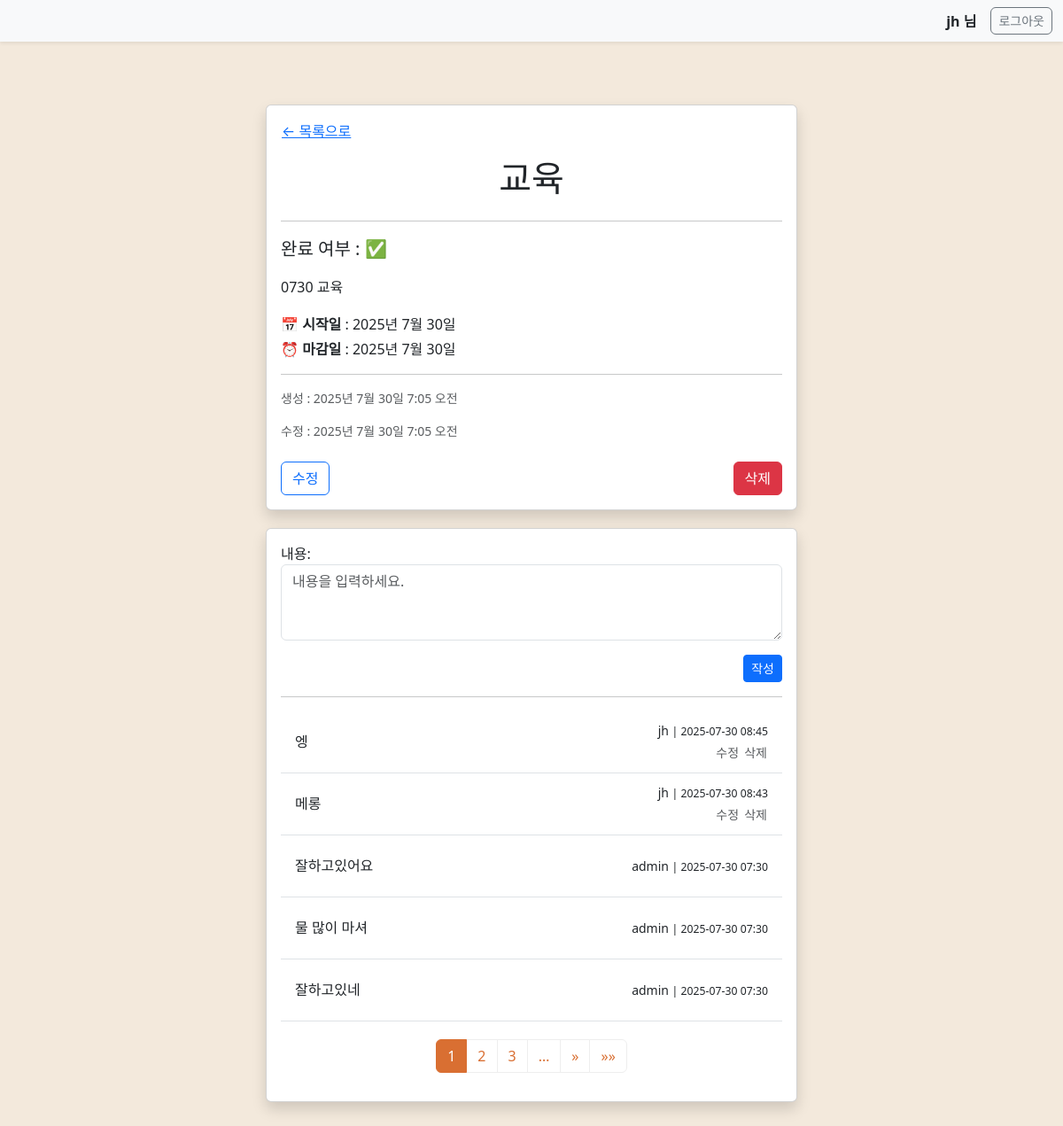
/cbv/todo/74/ (signed in), run on the app's committed database.
### todo/models.py (models this page shows, shortened)
class Todo(models.Model):
    title = models.CharField('제목',max_length=50)
    description = models.TextField('설명')
    start_date = models.DateField('시작일')
    end_date = models.DateField('마감일')
    is_completed = models.BooleanField('완료 여부',default=False)
    author = models.ForeignKey(User, on_delete=models.CASCADE)
    created_at = models.DateTimeField('생성 시간',auto_now_add=True)
    updated_at = models.DateTimeField('수정 시간',auto_now=True)
    class Meta :
        verbose_name = 'Todo'
        verbose_name_plural = 'Todo 목록'

class Comment(models.Model) :
    todo = models.ForeignKey(Todo, on_delete=models.CASCADE, related_name='comments')
    user = models.ForeignKey(User, on_delete=models.CASCADE, related_name='comments')
    message = models.TextField(max_length=200)
    created_at = models.DateTimeField(auto_now_add=True)
    updated_at = models.DateTimeField(auto_now=True)
    class Meta:
        verbose_name = '댓글'
        verbose_name_plural = '댓글 목록'
        ordering = ['-created_at', 'id']

### todo/cb_views.py (the view)
# urls.py: path('todo/<int:pk>/', TodoDetailView.as_view(), name='cbv_todo_info'),
class TodoDetailView(LoginRequiredMixin, DetailView):
    model = Todo
    template_name = 'todo_info.html'
    def get_object(self, queryset=None):
        self.object = super().get_object(queryset)
        if self.object.author != self.request.user and not self.request.user.is_superuser :
            raise Http404
        return self.object
    def get_context_data(self, **kwargs):
        context = super().get_context_data(**kwargs)
        context['dict'] = self.object.__dict__
        context['comment_form'] = CommentForm()
        comment = self.object.comments.all().select_related('user')
        paginator = Paginator(comment, 5)
        page_number = self.request.GET.get('page')
        page_obj = paginator.get_page(page_number)
        context['page_obj'] = page_obj
        return context

### todo/forms.py
class CommentForm(forms.ModelForm):
    class Meta:
        model = Comment
        fields = ('message',)
        labels = {
            'message' : '내용'
        }
        widgets = {
            'message' : forms.Textarea(attrs={
                'rows' : '3',
                'cols' : '20',
                'class' : 'form-control',
                'placeholder' : '내용을 입력하세요.'
            })
        }

### templates/todo_info.html (shortened to what this page needs)
{% extends 'base.html' %}
{% load static %}
{% block content %}
<div class="container my-5">
    <div class="card shadow mx-auto" style="max-width: 600px;">
        <div class="card-body">
            <a href="{% url 'cbv_todo_list' %}" class="btn btn-link p-0 mb-3">← 목록으로</a>
            <h1 class="card-title text-center mb-4">{{ dict.title }}</h1>
            <hr>
            <p class="fs-5 mb-3">
                완료 여부 :
                {% if dict.is_completed %}
                    ✅️
                {% else %}
                    ☐
                {% endif %}
            </p>
            <p class="mb-3" style="line-height: 1.6;">{{ dict.description }}</p>
            <p class="mb-1">📅 <strong>시작일</strong> : {{ dict.start_date }}</p>
            <p class="mb-3">⏰ <strong>마감일</strong> : {{ dict.end_date }}</p>
            <hr>
            <p class="text-muted small">생성 : {{ dict.created_at }}</p>
            <p class="text-muted small mb-4">수정 : {{ dict.updated_at }}</p>
            <div class="d-flex justify-content-between align-items-center">
                <a href="{% url 'cbv_todo_update' dict.id %}" class="btn btn-outline-primary">수정</a>
                <form id="delete_form" action="{% url 'cbv_todo_delete' dict.id %}" method="POST" class="d-inline">
                    <button id="delete_btn" type="button" class="btn btn-danger">삭제</button>
                </form>
            </div>
        </div>
    </div>
    <div class="card shadow mx-auto" id="comment_wrapper" style="max-width: 600px;margin-top:20px;">
        <div class="card-body">
            {% if request.user.is_authenticated %}
                <form method="POST" action="{% url 'comment_create' todo.pk %}">
                    {{ comment_form.as_p }}
                <div class="text-end">
                    <button class="btn btn-sm btn-primary">작성</button>
                </div>
                </form>
                <hr>
            {% endif %}
            <div class="mb-2">
                {% for comment in page_obj %}
                    <div class="border-bottom d-flex justify-content-between align-items-center p-3" style="height:70px">
                        <div>{{ comment.message }}</div>
                        <div>
                            <p class="mb-0">
                                <small>{{ comment.user.username }} <small>| {{ comment.created_at | date:'Y-m-d H:i' }}</small></small>
                            </p>
                            {% if request.user.is_superuser or request.user.id == comment.user.id %}
                                <div class="text-end">
                                    <a href="{% url 'comment_update' comment.pk %}?page={{ page_obj.number }}" class="btn btn-link text-muted text-decoration-none p-0 m-0" style="color: gray;">
                                        <small>수정</small>
                                    </a>
                                    <form class="d-inline" action="{% url 'comment_delete' comment.pk%}?page={{ page_obj.number }}" method="POST">
                                        <button class="btn btn-link text-muted text-decoration-none p-0 m-0" style="color: gray;">
                                            <small>삭제</small>
                                        </button>
                                    </form>
                                </div>
                            {% endif %}
                        </div>
                    </div>
                {% endfor %}
            </div>
        {% include 'pagination.html' with fragment='comment_wrapper'%}
        </div>
    </div>
    </div>
{% endblock %}

### templates/base.html (shortened to what this page needs)
{% load static %}
<!DOCTYPE html>
<html lang="en">
<head>
    <link href="{% static 'css/bootstrap.css' %}" rel="stylesheet">
    <link href="{% static 'css/pagination.css' %}" rel="stylesheet">
</head>
<body style="padding-top: 70px; background-color: #F3E9DC;">
{% if request.user.is_authenticated %}
<nav class="navbar navbar-light bg-light fixed-top shadow-sm">
    <div class="container-fluid justify-content-end">
        <span class="me-3 fw-bold">{{ request.user.username }} 님</span>
        <form action="{% url 'logout' %}" method="POST" class="d-inline">
            <button type="submit" class="btn btn-outline-secondary btn-sm rounded">로그아웃</button>
        </form>
    </div>
</nav>
{% block content %}{% endblock %}
{% endif %}
</body>
</html>

### data on the page
Todo: description "0730 교육"
Comment: message "엥", user.username "jh", created_at "2025-07-30 08:45"
Comment: message "메롱", user.username "jh", created_at "2025-07-30 08:43"
Comment: message "잘하고있어요", user.username "admin", created_at "2025-07-30 07:30"
Comment: message "물 많이 마셔", user.username "admin", created_at "2025-07-30 07:30"
Comment: message "잘하고있네", user.username "admin", created_at "2025-07-30 07:30"

### other printed values
{{ request.user.username }} "jh"
{{ dict.title }} "교육"
{{ dict.start_date }} "2025년 7월 30일"
{{ dict.end_date }} "2025년 7월 30일"
{{ dict.created_at }} "2025년 7월 30일 7:05 오전"
{{ dict.updated_at }} "2025년 7월 30일 7:05 오전"
{{ i }} "1"
{{ i }} "2" "3"
